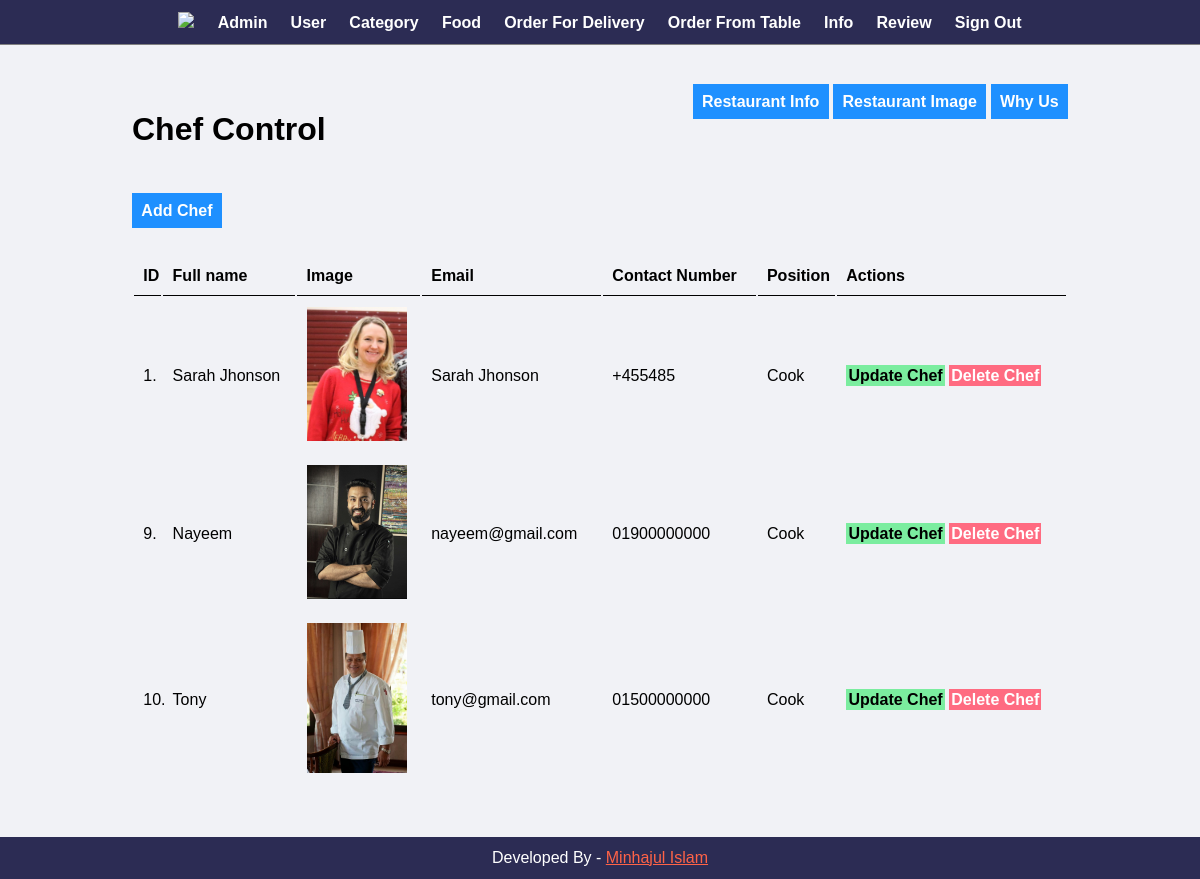
/admin/control-chef.php (signed in), run on the app's committed database.
### tables this page shows
CREATE TABLE `table_chef` (
  `id` int(11) UNSIGNED NOT NULL,
  `full_name` varchar(100) NOT NULL,
  `image_name` varchar(255) NOT NULL,
  `contact_number` varchar(15) NOT NULL,
  `email` varchar(50) NOT NULL,
  `position` varchar(50) NOT NULL
);

### admin/control-chef.php (the view, shortened to what this page needs)
<?php include('hd-ft/header.php'); ?>
    <div class="manage">
        <div class = "wrapper">
            <div align="right">
                <a href="<?php echo SITEURL;?>admin/restaurant_info.php" class="btn-add">Restaurant Info</a>
                <a href="<?php echo SITEURL;?>admin/restaurant-image.php" class="btn-add">Restaurant Image</a>
                <a href="<?php echo SITEURL;?>admin/why_us.php" class="btn-add">Why Us</a>
            </div>
            <h1>Chef Control</h1>
            <br>
            <br>
            <br>
            <a href="<?php echo SITEURL;?>admin/new-chef.php" class="btn-add">Add Chef</a>
            <br>
            <br>
            <br>
            <table class="table-full">
                    <tr>
                        <th>ID</th>
                        <th>Full name</th>
                        <th>Image</th>
                        <th>Email</th>
                        <th>Contact Number</th>
                        <th>Position</th>
                        <th>Actions</th>
                    </tr>
                    <?php
                        $sql = "SELECT * FROM table_chef";
                        $res = mysqli_query($conn, $sql);
                        $count = mysqli_num_rows($res);
                        if($count>0)
                        {
                            while($row=mysqli_fetch_assoc($res))
                            {
                                $id = $row['id'];
                                $full_name = $row['full_name'];
                                $image_name = $row['image_name'];
                                $email = $row['email'];
                                $contact_number = $row['contact_number'];
                                $position = $row['position'];
                                ?>
                                    <tr>
                                        <td><?php echo $id; ?>. </td>
                                        <td><?php echo $full_name; ?></td>
                                        <td>
                                            <?php
                                                if($image_name!="")
                                                {
                                                    ?>
                                                    <img src="<?php echo SITEURL; ?>images/chef/<?php echo $image_name; ?>" width="100px" >
                                                    <?php
                                                }
                                                else
                                                {
                                                    echo "<div class='error'>Image not Added.</div>";
                                                }
                                            ?>
                                        </td>
                                        <td><?php echo $email; ?></td>
                                        <td><?php echo $contact_number; ?></td>
                                        <td><?php echo $position; ?></td>
                                        <td>
                                            <a href="<?php echo SITEURL; ?>admin/update-chef.php?id=<?php echo $id; ?>" class="btn-update">Update Chef</a>
                                            <a href="<?php echo SITEURL; ?>admin/delete-chef.php?id=<?php echo $id; ?>&image_name=<?php echo $image_name; ?>" class="btn-delete">Delete Chef</a>
                                        </td>
                                    </tr>
                                <?php
                            }
                        }
                        else
                        {
                            ?>
                            <tr>
                                <td colspan="6"><div class="error">No Chef Added.</div></td>
                            </tr>
                            <?php
                        }
                    ?>
            </table>
        </div>
    </div>
<?php include('hd-ft/footer.php'); ?>

### admin/hd-ft/header.php (shortened to what this page needs)
<!DOCTYPE html>
<html lang="en">
<head>
    <link rel="stylesheet" href="../css/back-end.css">
</head>
<body>
    <div class="menu text-center">
        <div class="wrapper">
            <ul>
                <li><a href="home.php"><img src="../images/rs_logo.png" width="80px"></a></li>
                <?php if($_SESSION['role']==1){ ?>
                <li><a href="control-admin.php">Admin</a></li>
                <li><a href="control-user.php">User</a></li>
                <?php } ?>
                <li><a href="control-category.php">Category</a></li>
                <li><a href="control-food.php">Food</a></li>
                <li><a href="order-delivery.php">Order For Delivery</a></li>
                <li><a href="order-table.php">Order From Table</a></li>
                <li><a href="restaurant_info.php">Info</a></li>
                <li><a href="user_review.php">Review</a></li>
                <li><a href="signout.php">Sign Out</a></li>
            </ul>
        </div>
    </div>

### admin/hd-ft/footer.php
    <div class="footer">
        <div class="wrapper">
            <p class="text-center">Developed By - <a href="#"> Minhajul Islam</a></p>
        </div>
    </div>
</body>
</html>

### css/back-end.css (style rules this page uses)
* { margin: 0; padding: 0; font-family: Arial, Helvetica, sans-serif; }
.wrapper { padding: 1%; width: 80%; margin: 0 auto; }
.text-center { text-align: center; }
.table-full { width: 100%; }
table tr th { border-bottom: 1px solid black; padding: 1%; text-align: left; }
table tr td { padding: 1%; }
.btn-add { background-color: #1e90ff; padding: 1%; color: white; text-decoration: none; font-weight: bold; }
.btn-update { background-color: #7bed9f; padding: 1%; color: black; text-decoration: none; font-weight: bold; }
.btn-delete { background-color: #ff6b81; padding: 1%; color: white; text-decoration: none; font-weight: bold; }
.menu { background-color: #2c2c54; border-bottom: 1px solid grey; }
.menu ul { list-style-type: none; }
.menu ul li { display: inline; padding: 1%; }
.menu ul li a { text-decoration: none; font-weight: bold; color: #ffffff; }
.manage { background-color: #f1f2f6; padding: 3% 0; }
.footer { background-color: #2c2c54; color: white; }
.footer a { color: tomato; }
* { margin: 0; padding: 0; box-sizing: border-box; }

### data on the page
table_chef: id "1", full_name "Sarah Jhonson", image_name (picture), email "Sarah Jhonson", contact_number "+455485", position "Cook"
table_chef: id "9", full_name "Nayeem", image_name (picture), email "nayeem@gmail.com", contact_number "01900000000", position "Cook"
table_chef: id "10", full_name "Tony", image_name (picture), email "tony@gmail.com", contact_number "01500000000", position "Cook"
